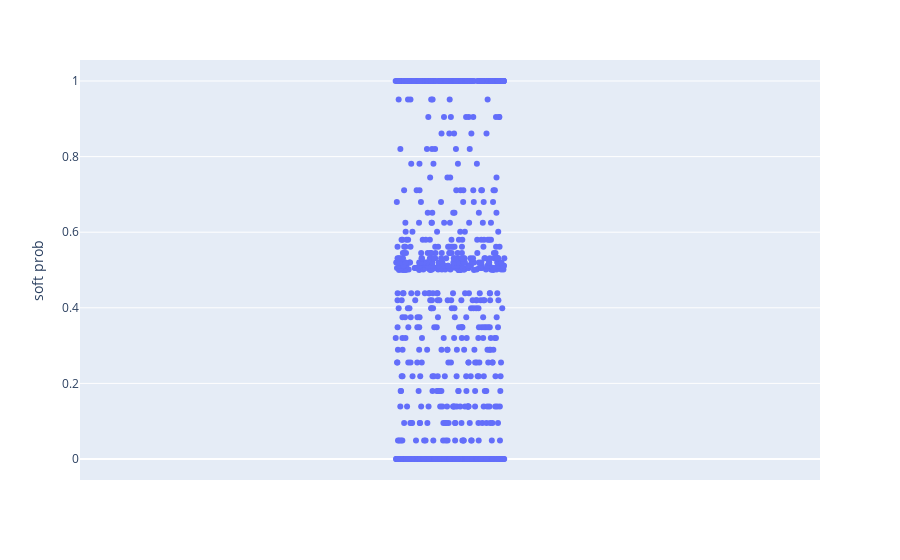

Write notebook code for a chart like this one.
### Code cell
px.strip(metadata_tot, y = 'soft prob', hover_data='HRD-sum')

### Figure 1 — Plotly figure (JSON) as saved in the notebook; plotly's stock layout.template omitted (floating-point values rounded to 4 significant figures; data arrays with more than 128 entries replaced by an {"elided": "..."} marker saying what was removed)
{"data": [{"alignmentgroup": "True", "boxpoints": "all", "customdata": {"elided": "857x1 int values"}, "fillcolor": "rgba(255,255,255,0)", "hoveron": "points", "hovertemplate": "soft prob=%{y}<br>HRD-sum=%{customdata[0]}<extra></extra>", "legendgroup": "", "line": {"color": "rgba(255,255,255,0)"}, "marker": {"color": "#636efa"}, "name": "", "offsetgroup": "", "orientation": "v", "pointpos": 0, "showlegend": false, "type": "box", "x0": " ", "xaxis": "x", "y": {"elided": "857 float values"}, "y0": " ", "yaxis": "y"}], "layout": {"boxmode": "group", "legend": {"tracegroupgap": 0}, "margin": {"t": 60}, "xaxis": {"anchor": "y", "domain": [0, 1]}, "yaxis": {"anchor": "x", "domain": [0, 1], "title": {"text": "soft prob"}}}}
